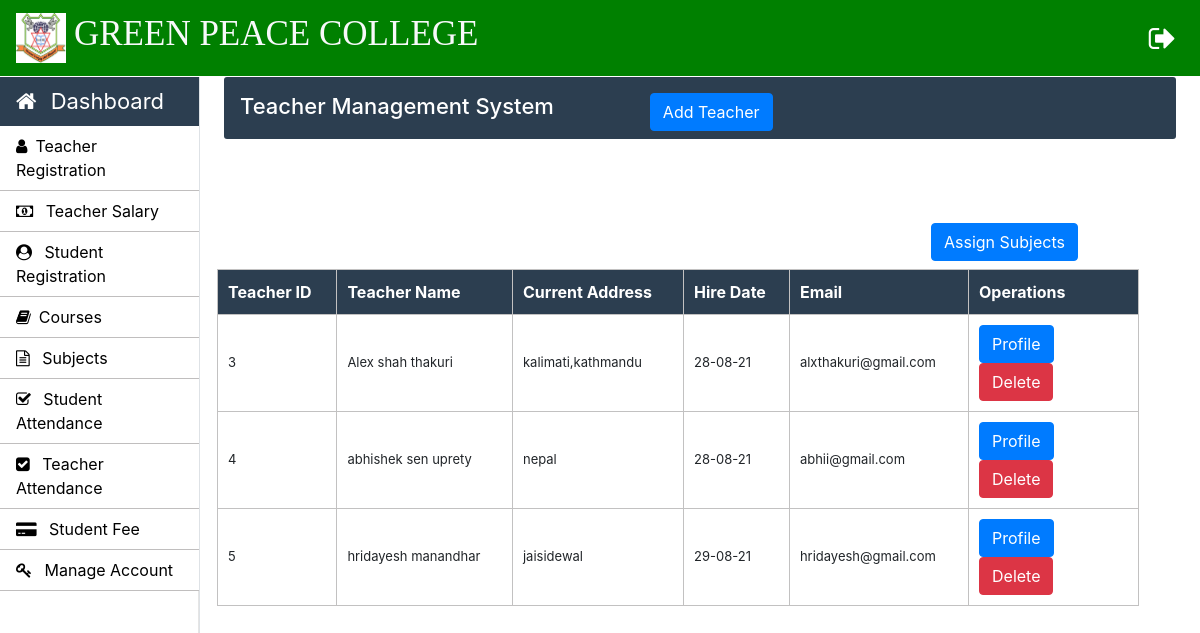
Screenshot of /Admin/teacher.php (signed in) with the database file from the repository.
### tables this page shows
CREATE TABLE `teacher_info` (
  `teacher_id` int(11) NOT NULL,
  `first_name` varchar(30) NOT NULL,
  `middle_name` varchar(30) NOT NULL,
  `last_name` varchar(30) NOT NULL,
  `father_name` varchar(50) NOT NULL,
  `email` varchar(30) NOT NULL,
  `phone_no` varchar(11) NOT NULL,
  `profile_image` blob NOT NULL,
  `teacher_status` varchar(10) NOT NULL,
  `application_status` varchar(10) NOT NULL,
  `dob` varchar(15) NOT NULL,
  `other_phone` int(11) NOT NULL,
  `gender` varchar(10) NOT NULL,
  `permanent_address` varchar(100) NOT NULL,
  `current_address` varchar(100) NOT NULL,
  `place_of_birth` varchar(50) NOT NULL,
  `state` varchar(20) NOT NULL,
  `hire_date` varchar(10) NOT NULL
);

### Admin/teacher.php (the view, shortened to what this page needs)
<?php
		require_once "../connection/connection.php";
	?>
<!doctype html>
<html lang="en">
	<head>
	</head>
	<body>
		<?php include('../common/common-header.php') ?>
		<?php include('../common/admin-sidebar.php') ?>
		<main role="main" class="col-xl-10 col-lg-9 col-md-8 ml-sm-auto px-md-4 mb-2 w-100">
			<div class="sub-main">
				<div class="text-center d-flex flex-wrap flex-md-nowrap pt-3 pb-2 mb-3 text-white admin-dashboard pl-3">
					<div class="d-flex">
						<h4 class="mr-5">Teacher Management System </h4>
						<button type="button" class="btn btn-primary ml-5" data-toggle="modal" data-target=".bd-example-modal-lg">Add Teacher</button>
					</div>
				</div>
				<div class="row w-100">
				</div>
				<div class="row w-100">
					<div class="col-md-12 ml-2">
						<section class="mt-3">
							<div class="row">
								<div class="col-md-3 offset-9 pt-5 mb-2">
									<button type="button" class="btn btn-primary" data-toggle="modal" data-target=".bd-example-modal-lg1">Assign Subjects</button>
								</div>
							</div>
							<table class="w-100 table-elements mb-5 table-three-tr" cellpadding="10">
								<tr class="table-tr-head table-three text-white">
									<th>Teacher ID</th>
									<th>Teacher Name</th>
									<th>Current Address</th>
									<th>Hire Date</th>
									<th>Email</th>
									<th>Operations</th>
								</tr>
								<?php
								$query="select teacher_id,first_name,middle_name,last_name,current_address,hire_date,email from teacher_info";
								$run=mysqli_query($con,$query);
								while($row=mysqli_fetch_array($run)) {
									echo "<tr>";
									echo "<td>".$row["teacher_id"]."</td>";
									echo "<td>".$row["first_name"]." ".$row["middle_name"]." ".$row["last_name"]."</td>";
									echo "<td>".$row["current_address"]."</td>";
									echo "<td>".$row["hire_date"]."</td>";
									echo "<td>".$row["email"]."</td>";
									echo	"<td width='170'><a class='btn btn-primary' href=display-teacher.php?teacher_id=".$row['teacher_id'].">Profile</a> <a class='btn btn-danger' href=delete-function.php?teacher_id=".$row['teacher_id'].">Delete</a></td>";
									echo "</tr>";
								}
								?>
							</table>
						</section>
					</div>
				</div>
			</div>
		</main>
	</body>
</html>

### Css/style.css (style rules this page uses)
h4 { font-size: 22px; }
.admin-dashboard { margin-top: 1px !important; background: #2c3e50 !important; border-radius: 3px; }
.table-elements tr, td, th { font-size: 13px; border: 1px solid rgb(194, 193, 193); padding-left: 10px !important; }
.table-three { background: #2c3e50 !important; }
.table-tr-head { height: 45px !important; padding: 10px !important; margin-top: 5px !important; }
.table-font-for-transcript td, th { font-size: 16px !important; }

### rows the page displays
teacher_info: teacher_id "3", first_name "Alex", middle_name "shah", last_name "thakuri", current_address "kalimati,kathmandu", hire_date "28-08-21", email "alxthakuri@gmail.com"
teacher_info: teacher_id "4", first_name "abhishek", middle_name "sen", last_name "uprety", current_address "nepal", hire_date "28-08-21", email "abhii@gmail.com"
teacher_info: teacher_id "5", first_name "hridayesh", last_name "manandhar", current_address "jaisidewal", hire_date "29-08-21", email "hridayesh@gmail.com"
